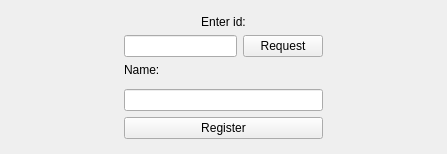
<?xml version="1.0" encoding="UTF-8"?>
<ui version="4.0">
 <class>RegistrationForm</class>
 <widget class="QWidget" name="RegistrationForm">
  <property name="geometry">
   <rect>
    <x>0</x>
    <y>0</y>
    <width>447</width>
    <height>154</height>
   </rect>
  </property>
  <property name="windowTitle">
   <string>Form</string>
  </property>
  <layout class="QGridLayout" name="gridLayout">
   <item row="3" column="2">
    <widget class="QPushButton" name="requestButton">
     <property name="sizePolicy">
      <sizepolicy hsizetype="Minimum" vsizetype="Preferred">
       <horstretch>0</horstretch>
       <verstretch>0</verstretch>
      </sizepolicy>
     </property>
     <property name="text">
      <string>Request</string>
     </property>
    </widget>
   </item>
   <item row="3" column="1">
    <widget class="QLineEdit" name="lineEditId">
     <property name="sizePolicy">
      <sizepolicy hsizetype="Expanding" vsizetype="Preferred">
       <horstretch>0</horstretch>
       <verstretch>0</verstretch>
      </sizepolicy>
     </property>
    </widget>
   </item>
   <item row="7" column="1" colspan="2">
    <widget class="QPushButton" name="registerButton">
     <property name="sizePolicy">
      <sizepolicy hsizetype="Minimum" vsizetype="Preferred">
       <horstretch>0</horstretch>
       <verstretch>0</verstretch>
      </sizepolicy>
     </property>
     <property name="text">
      <string>Register</string>
     </property>
    </widget>
   </item>
   <item row="2" column="1" colspan="2">
    <widget class="QLabel" name="label_enter">
     <property name="text">
      <string>Enter id:</string>
     </property>
     <property name="alignment">
      <set>Qt::AlignCenter</set>
     </property>
    </widget>
   </item>
   <item row="4" column="1">
    <widget class="QLabel" name="label_name">
     <property name="text">
      <string>Name:</string>
     </property>
    </widget>
   </item>
   <item row="6" column="1" colspan="2">
    <widget class="QLineEdit" name="lineEditName">
     <property name="sizePolicy">
      <sizepolicy hsizetype="Expanding" vsizetype="Preferred">
       <horstretch>0</horstretch>
       <verstretch>0</verstretch>
      </sizepolicy>
     </property>
     <property name="readOnly">
      <bool>true</bool>
     </property>
    </widget>
   </item>
   <item row="1" column="1" colspan="2">
    <spacer name="verticalSpacer_2">
     <property name="orientation">
      <enum>Qt::Vertical</enum>
     </property>
     <property name="sizeHint" stdset="0">
      <size>
       <width>20</width>
       <height>40</height>
      </size>
     </property>
    </spacer>
   </item>
   <item row="8" column="1" colspan="2">
    <spacer name="verticalSpacer">
     <property name="orientation">
      <enum>Qt::Vertical</enum>
     </property>
     <property name="sizeHint" stdset="0">
      <size>
       <width>20</width>
       <height>40</height>
      </size>
     </property>
    </spacer>
   </item>
   <item row="3" column="0" rowspan="5">
    <spacer name="horizontalSpacer">
     <property name="orientation">
      <enum>Qt::Horizontal</enum>
     </property>
     <property name="sizeHint" stdset="0">
      <size>
       <width>40</width>
       <height>20</height>
      </size>
     </property>
    </spacer>
   </item>
   <item row="3" column="3" rowspan="5">
    <spacer name="horizontalSpacer_2">
     <property name="orientation">
      <enum>Qt::Horizontal</enum>
     </property>
     <property name="sizeHint" stdset="0">
      <size>
       <width>40</width>
       <height>20</height>
      </size>
     </property>
    </spacer>
   </item>
  </layout>
 </widget>
 <layoutdefault spacing="6" margin="11"/>
 <resources/>
 <connections/>
</ui>
